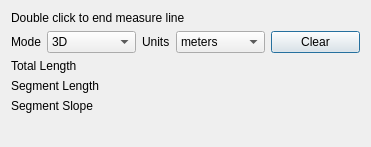
<?xml version="1.0" encoding="UTF-8"?>
<ui version="4.0">
 <class>Dialog</class>
 <widget class="QDialog" name="Dialog">
  <property name="geometry">
   <rect>
    <x>0</x>
    <y>0</y>
    <width>371</width>
    <height>147</height>
   </rect>
  </property>
  <property name="windowTitle">
   <string>Earthmine Measure</string>
  </property>
  <layout class="QGridLayout" name="gridLayout">
   <item row="1" column="0">
    <widget class="QFrame" name="measureFrame">
     <property name="frameShape">
      <enum>QFrame::NoFrame</enum>
     </property>
     <property name="frameShadow">
      <enum>QFrame::Raised</enum>
     </property>
     <layout class="QFormLayout" name="formLayout">
      <property name="margin">
       <number>0</number>
      </property>
      <item row="0" column="0" colspan="2">
       <layout class="QGridLayout" name="gridLayout_2">
        <item row="1" column="0">
         <widget class="QLabel" name="label">
          <property name="sizePolicy">
           <sizepolicy hsizetype="Maximum" vsizetype="Preferred">
            <horstretch>0</horstretch>
            <verstretch>0</verstretch>
           </sizepolicy>
          </property>
          <property name="text">
           <string>Mode</string>
          </property>
         </widget>
        </item>
        <item row="1" column="1">
         <widget class="QComboBox" name="modeCombo">
          <item>
           <property name="text">
            <string>3D</string>
           </property>
          </item>
          <item>
           <property name="text">
            <string>Horizontal</string>
           </property>
          </item>
          <item>
           <property name="text">
            <string>Vertical</string>
           </property>
          </item>
         </widget>
        </item>
        <item row="1" column="2">
         <widget class="QLabel" name="label_2">
          <property name="sizePolicy">
           <sizepolicy hsizetype="Maximum" vsizetype="Preferred">
            <horstretch>0</horstretch>
            <verstretch>0</verstretch>
           </sizepolicy>
          </property>
          <property name="text">
           <string>Units</string>
          </property>
         </widget>
        </item>
        <item row="1" column="3">
         <widget class="QComboBox" name="unitsCombo">
          <item>
           <property name="text">
            <string>meters</string>
           </property>
          </item>
          <item>
           <property name="text">
            <string>feet</string>
           </property>
          </item>
         </widget>
        </item>
        <item row="1" column="4">
         <widget class="QPushButton" name="clearButton">
          <property name="text">
           <string>Clear</string>
          </property>
         </widget>
        </item>
       </layout>
      </item>
      <item row="1" column="0">
       <widget class="QLabel" name="distanceLabel">
        <property name="text">
         <string>Total Length</string>
        </property>
       </widget>
      </item>
      <item row="1" column="1">
       <widget class="QLabel" name="total_label">
        <property name="text">
         <string/>
        </property>
       </widget>
      </item>
      <item row="2" column="0">
       <widget class="QLabel" name="distanceLabel_2">
        <property name="text">
         <string>Segment Length</string>
        </property>
       </widget>
      </item>
      <item row="2" column="1">
       <widget class="QLabel" name="segment_label">
        <property name="text">
         <string/>
        </property>
       </widget>
      </item>
      <item row="3" column="0">
       <widget class="QLabel" name="label_3">
        <property name="text">
         <string>Segment Slope</string>
        </property>
       </widget>
      </item>
      <item row="3" column="1">
       <widget class="QLabel" name="slope_label">
        <property name="text">
         <string/>
        </property>
       </widget>
      </item>
     </layout>
    </widget>
   </item>
   <item row="0" column="0">
    <widget class="QLabel" name="label_4">
     <property name="sizePolicy">
      <sizepolicy hsizetype="Preferred" vsizetype="Maximum">
       <horstretch>0</horstretch>
       <verstretch>0</verstretch>
      </sizepolicy>
     </property>
     <property name="text">
      <string>Double click to end measure line</string>
     </property>
    </widget>
   </item>
  </layout>
 </widget>
 <resources/>
 <connections/>
</ui>
